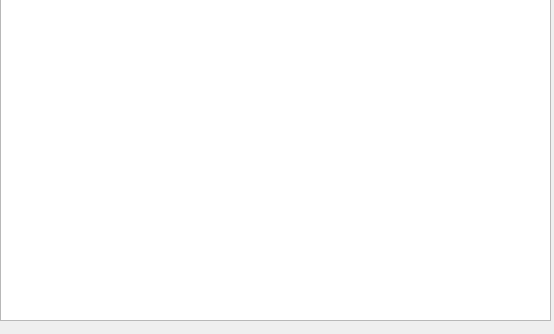
<?xml version="1.0" encoding="UTF-8"?>
<ui version="4.0">
 <class>viewcustomer</class>
 <widget class="QDialog" name="viewcustomer">
  <property name="geometry">
   <rect>
    <x>0</x>
    <y>0</y>
    <width>554</width>
    <height>334</height>
   </rect>
  </property>
  <property name="windowTitle">
   <string>Dialog</string>
  </property>
  <widget class="QTableView" name="tableView">
   <property name="geometry">
    <rect>
     <x>0</x>
     <y>-10</y>
     <width>551</width>
     <height>331</height>
    </rect>
   </property>
  </widget>
 </widget>
 <resources/>
 <connections/>
</ui>
